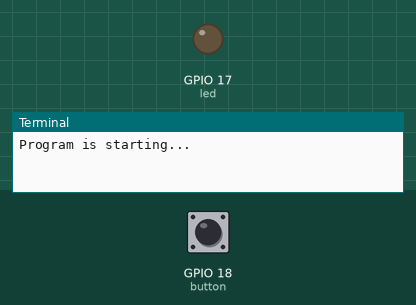
Recording of a program running on a simulated Raspberry Pi (BCM pin numbers). Shown: output pins drawn as LEDs (lit = HIGH), the last lines printed to the terminal. The test bench sets the inputs (shaded band); at power-on: GPIO 18 (button) HIGH.

Above: at 1.2 s.
1.3 s: GPIO 18 (button) pulled LOW for 0.15 s
At 2.4 s:
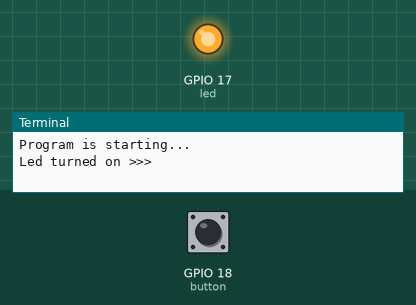
2.9 s: GPIO 18 (button) pulled LOW for 1 s
At 3.6 s:
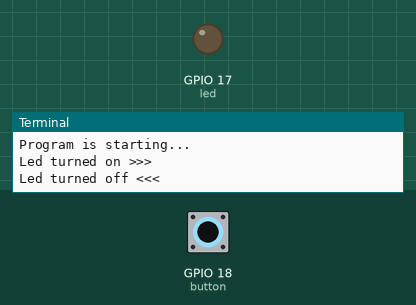
5.4 s: GPIO 18 (button) pulled LOW for 3.2 s
At 6.7 s:
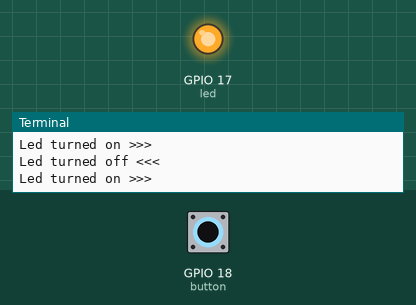
Timing chart, 0 to 8.4 s (numbered marks = the images above; inputs shaded):
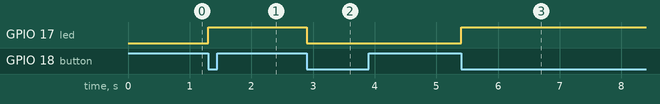

The program:

Tablelamp.py
```python
from gpiozero import LED, Button
import time

led = LED(17) # define LED pin according to BCM Numbering
button = Button(18) # define Button pin according to BCM Numbering

def onButtonPressed():  # When button is pressed, this function will be executed
    led.toggle()
    if led.is_lit :
        print("Led turned on >>>")
    else :
        print("Led turned off <<<")
def loop():
    #Button detect
    button.when_pressed = onButtonPressed
    while True:
        time.sleep(1)
def destroy():
    led.close()
    button.close()
if __name__ == '__main__':     # Program entrance
    print ('Program is starting...')
    try:
        loop()
    except KeyboardInterrupt:  # Press ctrl-c to end the program.
        destroy()
        print("Ending program")
```

Measured:
- after the input at 1.3 s, GPIO 17 (led): LOW → HIGH at once
- after the input at 2.9 s, GPIO 17 (led): HIGH → LOW at once
- after the input at 5.4 s, GPIO 17 (led): LOW → HIGH at once
